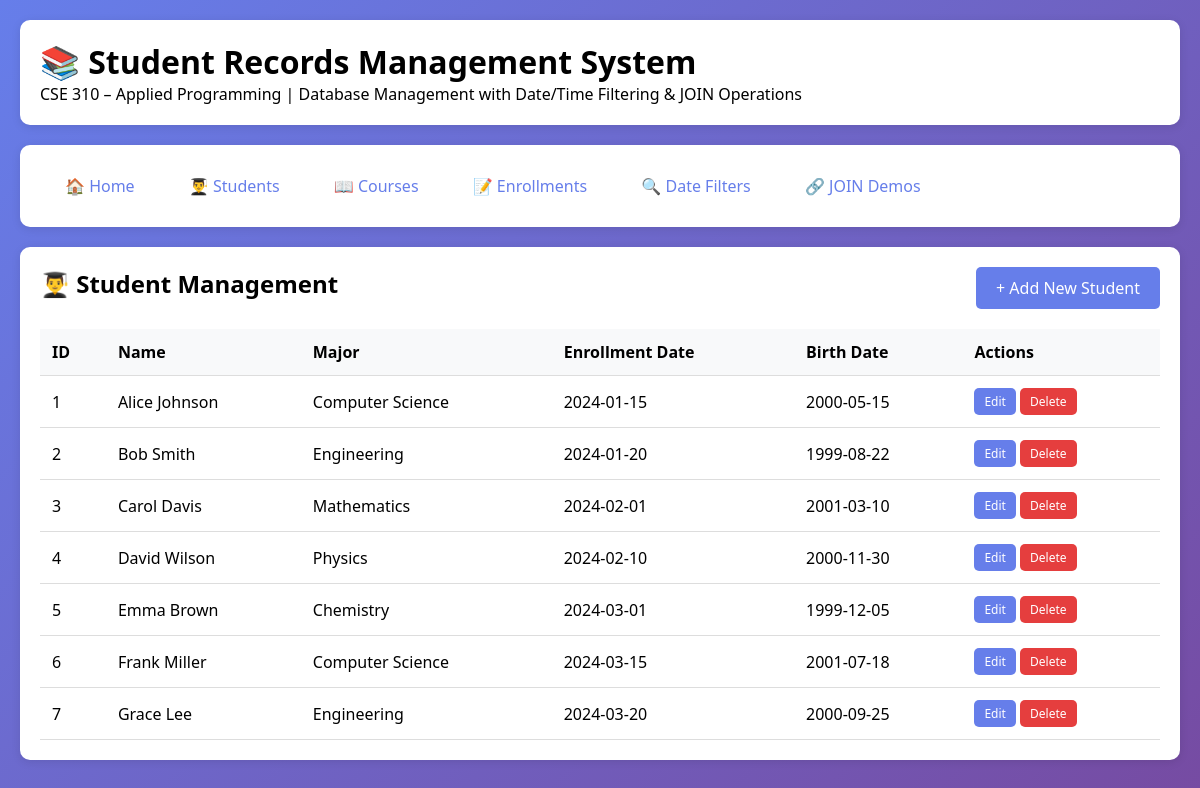
/students, run on the app's committed database.
### tables this page shows
CREATE TABLE students (
        student_id INTEGER PRIMARY KEY AUTOINCREMENT,
        name TEXT NOT NULL,
        major TEXT,
        enrollment_date DATE,
        birth_date DATE
    );

### api.py (the view)
@app.route('/students')
def view_students_web():
    students = get_all_students()
    return render_template('students.html', students=students)

### database.py (called while the page is built)
def get_db_connection():
    conn = sqlite3.connect(DATABASE)
    conn.row_factory = sqlite3.Row
    conn.execute("PRAGMA foreign_keys = ON")
    return conn

### student_records.py (called while the page is built)
def get_all_students():
    conn = get_db_connection()
    cursor = conn.cursor()
    cursor.execute("SELECT * FROM students ORDER BY student_id")
    students = cursor.fetchall()
    conn.close()
    return [dict(student) for student in students]

### templates/students.html
{% extends "base.html" %}
{% block content %}
<div style="display: flex; justify-content: space-between; margin-bottom: 20px;">
    <h2>👨‍🎓 Student Management</h2>
    <a href="/add_student" class="btn">+ Add New Student</a>
</div>
<table>
    <thead>
        <tr>
            <th>ID</th>
            <th>Name</th>
            <th>Major</th>
            <th>Enrollment Date</th>
            <th>Birth Date</th>
            <th>Actions</th>
        </tr>
    </thead>
    <tbody>
        {% for student in students %}
        <tr>
            <td>{{ student.student_id }}</td>
            <td>{{ student.name }}</td>
            <td>{{ student.major or 'N/A' }}</td>
            <td>{{ student.enrollment_date or 'N/A' }}</td>
            <td>{{ student.birth_date or 'N/A' }}</td>
            <td>
                <a href="/edit_student/{{ student.student_id }}" class="btn" style="padding: 5px 10px; font-size: 12px;">Edit</a>
                <a href="/delete_student/{{ student.student_id }}" class="btn btn-danger" style="padding: 5px 10px; font-size: 12px;" onclick="return confirm('Are you sure?')">Delete</a>
            </td>
        </tr>
        {% endfor %}
    </tbody>
</table>
{% endblock %}

### templates/base.html (style rules this page uses)
* { margin: 0; padding: 0; box-sizing: border-box; }
body { font-family: 'Segoe UI', Tahoma, Geneva, Verdana, sans-serif; background: linear-gradient(135deg, #667eea 0%, #764ba2 100%); min-height: 100vh; }
.btn { display: inline-block; padding: 10px 20px; background: #667eea; color: white; text-decoration: none; border-radius: 5px; border: none; cursor: pointer; transition: background 0.3s; }
.btn-danger { background: #e53e3e; }
table { width: 100%; border-collapse: collapse; margin-top: 20px; }
th, td { padding: 12px; text-align: left; border-bottom: 1px solid #ddd; }
th { background: #f8f9fa; font-weight: bold; }

### data on the page
students: student_id "1", name "Alice Johnson", major "Computer Science", enrollment_date "2024-01-15", birth_date "2000-05-15"
students: student_id "2", name "Bob Smith", major "Engineering", enrollment_date "2024-01-20", birth_date "1999-08-22"
students: student_id "3", name "Carol Davis", major "Mathematics", enrollment_date "2024-02-01", birth_date "2001-03-10"
students: student_id "4", name "David Wilson", major "Physics", enrollment_date "2024-02-10", birth_date "2000-11-30"
students: student_id "5", name "Emma Brown", major "Chemistry", enrollment_date "2024-03-01", birth_date "1999-12-05"
students: student_id "6", name "Frank Miller", major "Computer Science", enrollment_date "2024-03-15", birth_date "2001-07-18"
students: student_id "7", name "Grace Lee", major "Engineering", enrollment_date "2024-03-20", birth_date "2000-09-25"
